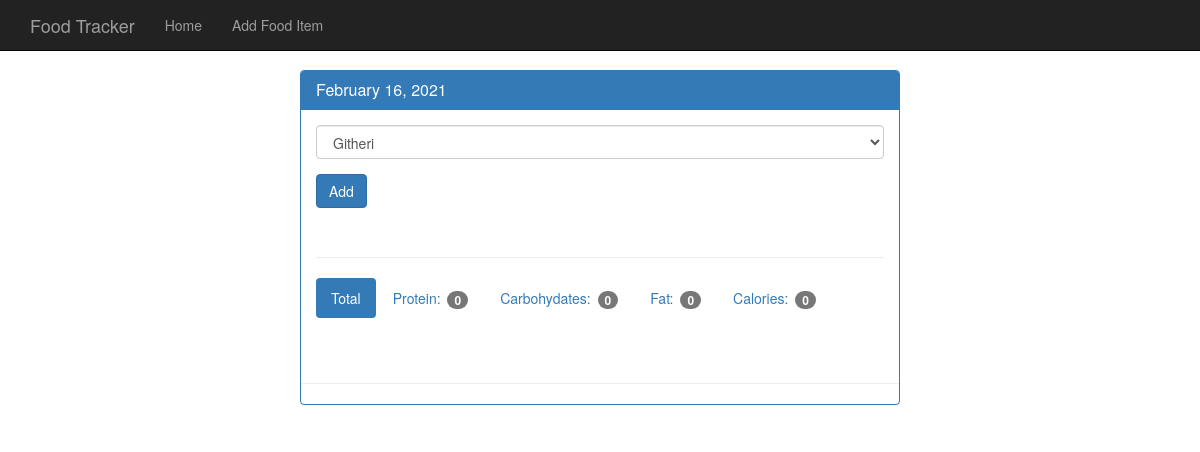
Page /view/20210216 on the earlier database version.
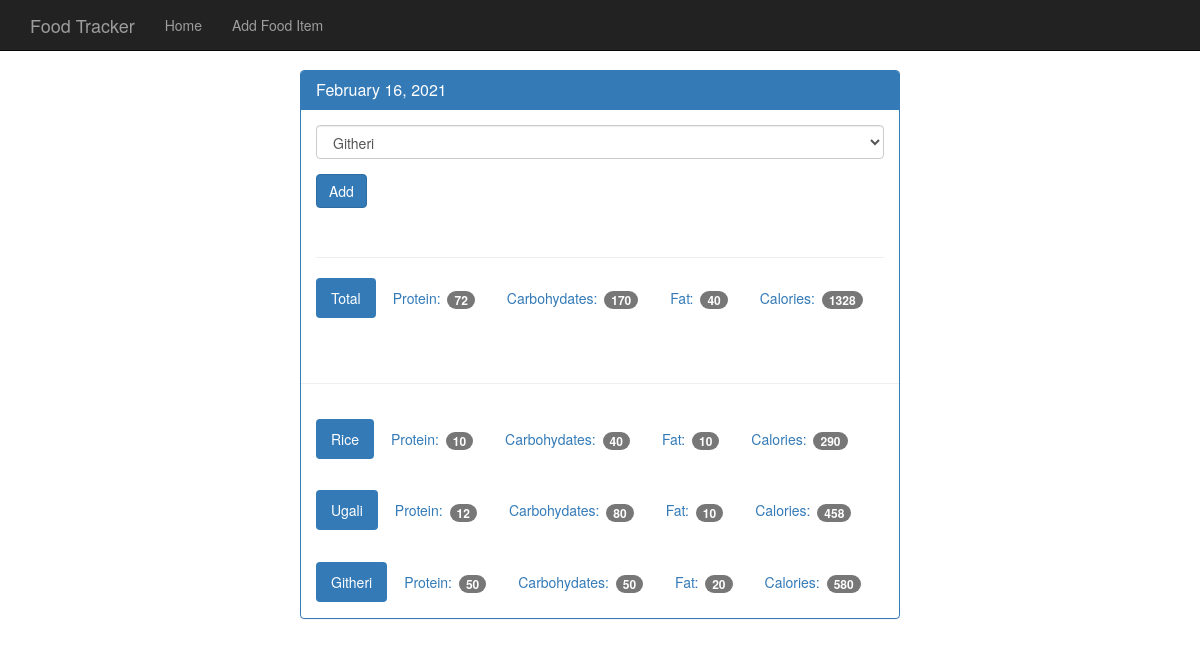
Same page on the later database version.
### tables this page shows
CREATE TABLE food (
    id integer primary key autoincrement,
    name text not null,
    protein integer not null,
    carbohydrates integer not null,
    fat integer not null,
    calories integer not null
);

### app.py (the view)
@app.route('/view/<date>', methods=['GET', 'POST'])
def view(date):
    db = get_db()
    cur = db.execute('select id, entry_date from log_date where entry_date = ?', [date])
    date_result = cur.fetchone()
    if request.method == 'POST':
        db.execute('insert into food_date (food_id, log_date_id) values (?, ?)',
                   [request.form['food-select'], date_result['id']])
        db.commit()
    d = datetime.strptime(str(date_result['entry_date']), '%Y%m%d')
    pretty_date = datetime.strftime(d, '%B %d, %Y')
    food_cur = db.execute('select id, name from food')
    food_results = food_cur.fetchall()
    log_cur = db.execute('''select food.name, food.protein, food.carbohydrates, food.fat, food.calories
                        from log_date
                        join food_date on food_date.log_date_id = log_date.id
                        join food on food.id = food_date.food_id
                        where log_date.entry_date = ?''', [date])
    log_results = log_cur.fetchall()
    totals = {}
    totals['protein'] = 0
    totals['carbohydrates'] = 0
    totals['fat'] = 0
    totals['calories'] = 0
    for food in log_results:
        totals['protein'] += food['protein']
        totals['carbohydrates'] += food['carbohydrates']
        totals['fat'] += food['fat']
        totals['calories'] += food['calories']
    return render_template('day.html', entry_date=date_result['entry_date'], pretty_date=pretty_date,
                           food_results=food_results, log_results=log_results, totals=totals)

### database.py (called while the page is built)
def connect_db():
    sql = sqlite3.connect('food_log.db')
    sql.row_factory = sqlite3.Row
    return sql

def get_db():
    if not hasattr(g, 'sqlite_db'):
        g.sqlite_db = connect_db()
    return g.sqlite_db

### templates/day.html
 {% extends "base.html" %}
{% block body %}
    <nav class="navbar navbar-inverse navbar-fixed-top">
      <div class="container">
        <div class="navbar-header">
          <a class="navbar-brand" href="{{ url_for('index') }}">Food Tracker</a>
        </div>
        <div id="navbar" class="navbar-collapse collapse">
          <ul class="nav navbar-nav">
            <li><a href="{{ url_for('index') }}">Home</a></li>
            <li><a href="{{ url_for('food') }}">Add Food Item</a></li>
          </ul>
        </div>
      </div>
    </nav>
    <div class="container theme-showcase col-sm-6 col-sm-offset-3" role="main">
      <div class="row">
        <div>
          <div class="panel panel-primary">
            <div class="panel-heading">
              <h3 class="panel-title">{{ pretty_date }}</h3>
            </div>
            <div class="panel-body">
              <form method="POST" action="{{ url_for('view', date=entry_date) }}">
                <div class="form-group">
                  <select class="form-control" name="food-select">
                    {% for food in food_results %}
                    <option value="{{ food.id }}">{{ food.name }}</option>
                    {% endfor %}
                  </select>
                </div>
                <button type="submit" class="btn btn-primary">Add</button>
              </form>
              <div class="page-header"></div>
              <ul class="nav nav-pills" role="tablist">
                <li class="active"><a>Total</a></li>
                <li><a>Protein: <span class="badge">{{ totals.protein }}</span></a></li>
                <li><a>Carbohydates: <span class="badge">{{ totals.carbohydrates }}</span></a></li>
                <li><a>Fat: <span class="badge">{{ totals.fat }}</span></a></li>
                <li><a>Calories: <span class="badge">{{ totals.calories }}</span></a></li>
              </ul>
            </div>
            <div class="page-header"></div>
            {% for food in log_results %}
            <div class="panel-body">
              <ul class="nav nav-pills" role="tablist">
                <li class="active"><a>{{ food.name }}</a></li>
                <li><a>Protein: <span class="badge">{{ food.protein }}</span></a></li>
                <li><a>Carbohydates: <span class="badge">{{ food.carbohydrates }}</span></a></li>
                <li><a>Fat: <span class="badge">{{ food.fat }}</span></a></li>
                <li><a>Calories: <span class="badge">{{ food.calories }}</span></a></li>
              </ul>
            </div>
            {% endfor %}
          </div>
        </div>
      </div>
    </div>
      {% endblock %}

Differences in the rows shown:
added food: name "Rice", protein "10", carbohydrates "40", fat "10", calories "290"
added food: name "Ugali", protein "12", carbohydrates "80", fat "10", calories "458"
now on this page (row unchanged): food: name "Githeri", protein "50", carbohydrates "50", fat "20", calories "580"
Other differences:
{{ totals.protein }}: "0" → "72"
{{ totals.carbohydrates }}: "0" → "170"
{{ totals.fat }}: "0" → "40"
{{ totals.calories }}: "0" → "1328"
